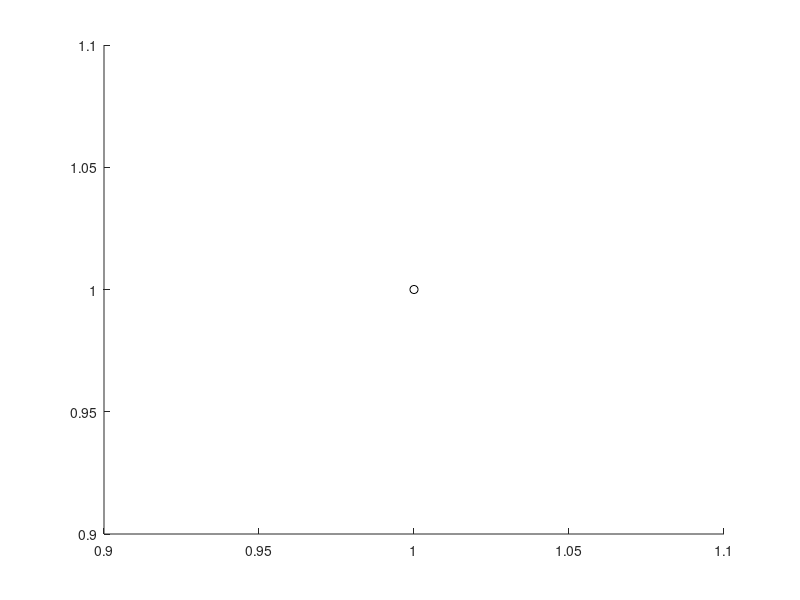

The MATLAB source for this figure: (Note: this script raises an error after producing the figure.)
% Hybrid Automata Test Script

% Simulation time parameters
dt = 0.1; tMax = 10; NumTimeUpdates = (tMax-dt)/dt + 1;
time = [0,dt:dt:tMax]';
NumExpTerms = 3;    % Number of matrix exponential terms

% Initialize PositionState and ModeState
x_o = [1;1];    % Initial position
PositionState = zeros(NumTimeUpdates+1,2); PositionState(1,:) = x_o';
ModeState = zeros(NumTimeUpdates+1,1); ModeState(1,1) = 1;

% Plotting State Space
figure; hold on;
plot(x_o(1),x_o(2),'ko-')

for i = 1:NumTimeUpdates
    % Get Current State and Mode
    x = PositionState(i,:)'; q = ModeState(i,:);
    % Check Guard Condition
    q = CheckGuardCondition(x,q);
    % Get A Matrix corresponding to correct mode
    A = GetModeAMatrix(q);
    % Perform time step
    x = MatExp(A,dt,NumExpTerms)*x;
    % Update State and Mode
    PositionState(i+1,:)=x';ModeState(i+1,:)=q;
    % Add new state to state space plot
    plot(x(1),x(2),'ko-');
end

% Plot Modestate vs. Time
figure; plot(time,ModeState); axis([0 tMax -1 3]);
xlabel('Time (s)');
ylabel('Switch State - q');
% Plot State X1 vs. Time
figure; plot(time,PositionState(:,1));
xlabel('Time (s)');
ylabel('X1 Position');
% Plot State X2 vs. Time
figure; plot(time,PositionState(:,2));
xlabel('Time (s)');
ylabel('X2 Position');
